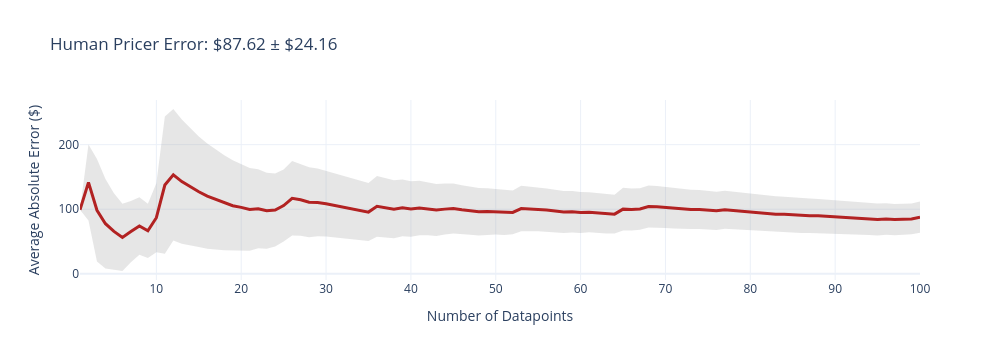
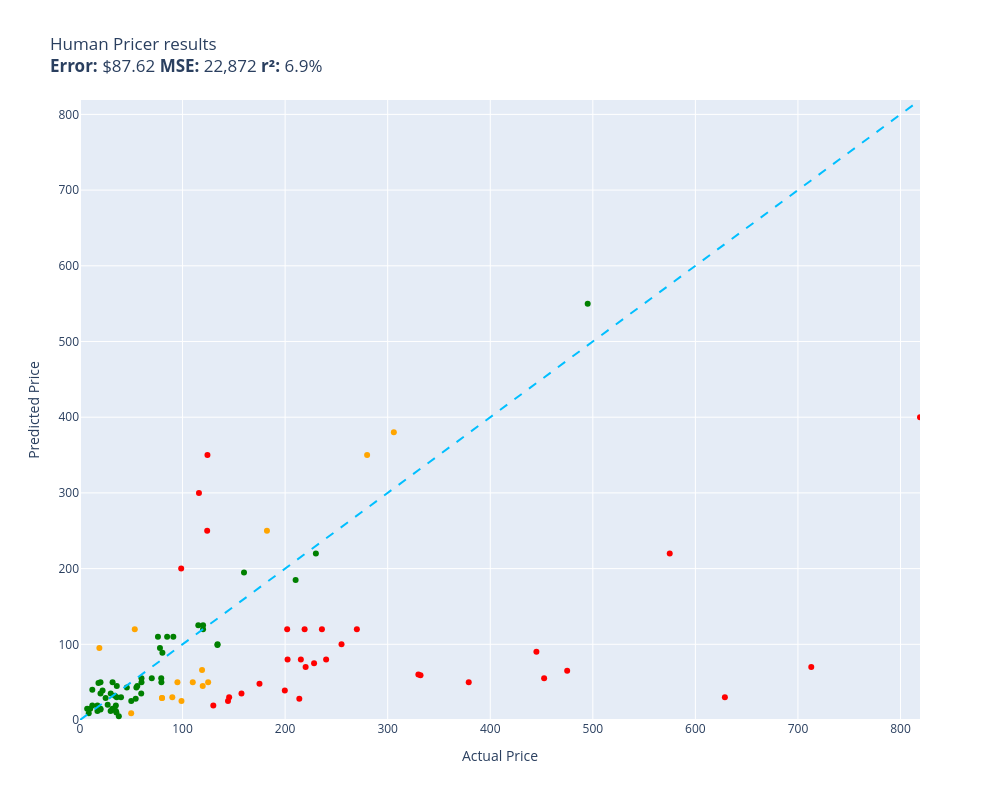

Write notebook code for charts like these, in order.
### Code cell
# 正式評估人類基準線（僅評估前 100 筆，與人工填寫的數量一致）
# evaluate() 會計算 RMSE、MAE 等指標，作為後續模型比較的基準

evaluate(human_pricer, test, size=100)

### Figure 1 — Plotly figure (JSON) as saved in the notebook; plotly's stock layout.template omitted (floating-point values rounded to 4 significant figures; data arrays with more than 128 entries replaced by an {"elided": "..."} marker saying what was removed)
{"data": [{"fill": "toself", "fillcolor": "rgba(128,128,128,0.2)", "hoverinfo": "skip", "line": {"color": "rgba(255,255,255,0)"}, "name": "95% CI", "showlegend": false, "type": "scatter", "x": {"elided": "200 int values"}, "y": {"elided": "200 float values"}}, {"customdata": [[0], [58.91], [79.49], [69.32], [59.26], [52.09], [47.54], [44.59], [42.04], [53.5], [106.3], [101.9], [96.19], [90.69], [85.78], [81.45], [77.33], [73.65], [70.29], [66.97], [64.08], [61.21], [58.88], [56.48], [55.85], [57.87], [55.9], [54.42], [52.55], [50.94], [49.54], [48.37], [47.07], [45.99], [44.94], [47.02], [45.94], [44.97], [44.02], [43.05], [42.1], [41.16], [40.36], [39.52], [38.7], [38.08], [37.37], [36.74], [35.99], [35.28], [34.69], [34.03], [35.33], [34.68], [34.07], [33.54], [33.1], [32.66], [32.12], [31.66], [31.15], [30.74], [30.34], [29.89], [33.1], [32.62], [32.18], [32.53], [32.07], [31.67], [31.32], [31.0], [30.58], [30.18], [29.81], [29.51], [29.31], [29.03], [28.75], [28.48], [28.22], [27.96], [27.7], [27.37], [27.12], [26.87], [26.56], [26.26], [26.03], [25.81], [25.57], [25.31], [25.1], [24.87], [24.67], [24.45], [24.26], [24.02], [23.82], [24.16]], "hovertemplate": "n=%{x}<br>Avg Error=$%{y:,.2f}<br>±95% CI=$%{customdata[0]:,.2f}<extra></extra>", "line": {"color": "firebrick", "width": 3}, "mode": "lines", "name": "Cumulative Avg Error", "type": "scatter", "x": [1, 2, 3, 4, 5, 6, 7, 8, 9, 10, 11, 12, 13, 14, 15, 16, 17, 18, 19, 20, 21, 22, 23, 24, 25, 26, 27, 28, 29, 30, 31, 32, 33, 34, 35, 36, 37, 38, 39, 40, 41, 42, 43, 44, 45, 46, 47, 48, 49, 50, 51, 52, 53, 54, 55, 56, 57, 58, 59, 60, 61, 62, 63, 64, 65, 66, 67, 68, 69, 70, 71, 72, 73, 74, 75, 76, 77, 78, 79, 80, 81, 82, 83, 84, 85, 86, 87, 88, 89, 90, 91, 92, 93, 94, 95, 96, 97, 98, 99, 100], "y": [99, 141.5, 98.32, 77.48, 65.56, 56.3, 65.3, 74.05, 66.46, 86.8, 137.4, 153.3, 142.7, 134.4, 127.0, 120.2, 114.9, 109.9, 105.4, 102.8, 99.58, 100.8, 97.49, 98.71, 105.7, 116.9, 114.6, 110.7, 110.4, 108.4, 105.9, 102.7, 100.7, 97.99, 95.47, 104.5, 102.3, 99.89, 102.1, 100.4, 101.8, 100.6, 98.82, 100.1, 101.2, 99.09, 97.64, 95.99, 96.39, 96.1, 94.71, 95.03, 101.0, 100.5, 99.87, 98.69, 97.1, 95.6, 96.05, 94.92, 95.26, 94.0, 92.81, 92.3, 100.1, 99.48, 100.4, 104.1, 103.7, 102.7, 101.5, 100.1, 99.7, 99.38, 98.6, 97.43, 99.09, 97.89, 96.71, 95.55, 94.37, 93.3, 92.24, 92.02, 91.02, 90.08, 89.82, 89.64, 88.69, 87.74, 86.96, 86.5, 85.63, 84.88, 84.0, 84.72, 83.86, 84.26, 84.92, 87.62]}], "layout": {"height": 360, "showlegend": false, "title": {"text": "Human Pricer Error: $87.62 ± $24.16"}, "width": 1000, "xaxis": {"title": {"text": "Number of Datapoints"}}, "yaxis": {"title": {"text": "Average Absolute Error ($)"}}}}

### Figure 2 — Plotly figure (JSON) as saved in the notebook; plotly's stock layout.template omitted (floating-point values rounded to 4 significant figures)
{"data": [{"customdata": [["Old Blood Noise Excess V2 Distortion Cho...\nGuess=$120.00 Actual=$219.00"], ["telpo Headlight Assembly Fit For 15 Camr...\nGuess=$300.00 Actual=$115.99"], ["SuppliesOutlet Compatible Toner Cartridg...\nGuess=$25.00 Actual=$144.29"], ["ACDelco GM Original Equipment FW339 Fron...\nGuess=$80.00 Actual=$215.33"], ["Pump Head TBVECHI 175PSI 4KW 5.5HP 21CFM...\nGuess=$60.00 Actual=$329.90"], ["Bam France 2002XL Contoured Hightech Bla...\nGuess=$70.00 Actual=$713.00"], ["Metabo HPT 36V MultiVolt™ Cordless Rotar...\nGuess=$50.00 Actual=$379.00"], ["CORSAIR Dominator Platinum RGB 32GB (2x1...\nGuess=$250.00 Actual=$124.00"], ["SKB iSeries 3i-13096-6KP Case for BlackM...\nGuess=$48.00 Actual=$174.99"], ["Bam Trekking 3027SB Single Black Clarine...\nGuess=$59.00 Actual=$332.00"], ["DEWALT 20V MAX* XR Impact Driver with Bl...\nGuess=$55.00 Actual=$452.53"], ["Aolemi Oil Rubbed Bronze Single Function...\nGuess=$200.00 Actual=$98.65"], ["Canon EOS Rebel T7 Digital SLR Camera wi...\nGuess=$400.00 Actual=$819.00"], ["Travelpro Platinum Elite Slim Business L...\nGuess=$28.00 Actual=$213.83"], ["JRready ST6313 DT Deutsch Connector Kit,...\nGuess=$39.00 Actual=$199.68"], ["Tidal Front + Rear Fender Flares 4PC Poc...\nGuess=$100.00 Actual=$254.99"], ["Dakota Alert MURS Alert Probe Sensor - M...\nGuess=$70.00 Actual=$219.99"], ["Wenger City Upgrade Laptop Backpack with...\nGuess=$30.00 Actual=$145.42"], ["AUTOFREE LED Tail Lights Assembly Compat...\nGuess=$120.00 Actual=$201.99"], ["3D Tree Hole Branches 075 Stair Risers D...\nGuess=$19.00 Actual=$129.99"], ["KOHLER 18865-CP Filtered Water Faucet, P...\nGuess=$65.00 Actual=$475.00"], ["Evan-Fischer Front Bumper Cover Compatib...\nGuess=$80.00 Actual=$202.38"], ["Sumerain S1339CM Double Handle Widesprea...\nGuess=$120.00 Actual=$235.86"], ["Poison Spyder 10-08-020 Rocker Knocker\nGuess=$30.00 Actual=$628.76"], ["VLAND LED Smoked Taillights Compatible F...\nGuess=$80.00 Actual=$239.99"], ["Lighted Triangle Mirror Cabinet Bathroom...\nGuess=$90.00 Actual=$445.00"], ["Dell Optiplex 390 Desktop Computer i3 3....\nGuess=$350.00 Actual=$124.27"], ["Pioneer 2AM401-BN Two Handle Kitchen Fau...\nGuess=$75.00 Actual=$228.22"], ["Grey Pneumatic 1311SD Impact Socket Set\nGuess=$35.00 Actual=$157.43"], ["Aeromotive 13304 Regulator, X1 Adjustabl...\nGuess=$120.00 Actual=$269.95"], ["Walker Exhaust Ultra EPA 16478 Direct Fi...\nGuess=$220.00 Actual=$574.99"]], "hovertemplate": "%{customdata[0]}<extra></extra>", "legendgroup": "red", "marker": {"color": "red", "size": 6, "symbol": "circle"}, "mode": "markers", "name": "red", "orientation": "v", "showlegend": true, "type": "scatter", "x": [219.0, 116.0, 144.3, 215.3, 329.9, 713.0, 379.0, 124.0, 175.0, 332.0, 452.5, 98.65, 819.0, 213.8, 199.7, 255.0, 220.0, 145.4, 202.0, 130.0, 475.0, 202.4, 235.9, 628.8, 240.0, 445.0, 124.3, 228.2, 157.4, 269.9, 575.0], "xaxis": "x", "y": [120.0, 300.0, 25.0, 80.0, 60.0, 70.0, 50.0, 250.0, 48.0, 59.0, 55.0, 200.0, 400.0, 28.0, 39.0, 100.0, 70.0, 30.0, 120.0, 19.0, 65.0, 80.0, 120.0, 30.0, 80.0, 90.0, 350.0, 75.0, 35.0, 120.0, 220.0], "yaxis": "y"}, {"customdata": [["NewPower99 Battery Kit for Samsung Galax...\nGuess=$43.00 Actual=$54.95"], ["EXMAX NG-10X Fresnel Lens Focusing Adapt...\nGuess=$55.00 Actual=$69.98"], ["Stand for Raven Pro Document Scanner - P...\nGuess=$12.00 Actual=$29.85"], ["RBC12-UPC Replacement Battery Cartridge ...\nGuess=$220.00 Actual=$229.99"], ["8544771 Dryer Heating Element, 279816 Th...\nGuess=$30.00 Actual=$35.74"], ["46mm Digital Pro High-Resolution Close-U...\nGuess=$35.00 Actual=$19.99"], ["Innovative Percussion CB-6 Chamois Bass ...\nGuess=$28.00 Actual=$54.32"], ["Panasonic KX-TG6511B DECT 6.0 PLUS Expan...\nGuess=$55.00 Actual=$79.20"], ["LOVE MEI Galaxy S10 Lite Case, Military ...\nGuess=$15.00 Actual=$32.98"], ["GJY Portable TV,10.6 inch Mini TV for AT...\nGuess=$50.00 Actual=$79.36"], ["LD Products Compatible Toner Cartridge R...\nGuess=$25.00 Actual=$49.98"], ["APS iBoard 6-inch Aluminum (Black Powder...\nGuess=$185.00 Actual=$210.23"], ["Intermatic PX300 12V 300W Transformer wi...\nGuess=$99.00 Actual=$134.00"], ["HK SYSTEMS 13\" Heavy Duty Black \"Push\" O...\nGuess=$110.00 Actual=$84.95"], ["Mini PC, Kinupute Desktop Computer E3-12...\nGuess=$550.00 Actual=$495.00"], ["June Garden 12\" Sweet Dolly Charlotte - ...\nGuess=$14.00 Actual=$19.99"], ["10GBase-LR SFP+ Transceiver, Handar 10GB...\nGuess=$50.00 Actual=$19.99"], ["Deco Mount Pro Tripod Microphone Stand w...\nGuess=$55.00 Actual=$59.95"], ["GanFindX Portable Car Hand Controls for ...\nGuess=$195.00 Actual=$159.90"], ["KOMPUTERBAY 4GB 2X 2GB DDR2 1066MHz PC2-...\nGuess=$89.00 Actual=$80.34"], ["Scranton & Co 3 Drawer Mobile File Cabin...\nGuess=$125.00 Actual=$115.35"], ["Evergreen HSHB2005 Cylinder Head Gasket ...\nGuess=$35.00 Actual=$59.69"], ["Task T24287 Roman Ogee Router Bit with 1...\nGuess=$45.00 Actual=$55.88"], ["Southwire 120V/15A Right Angle User Atta...\nGuess=$5.00 Actual=$37.87"], ["Mylites+ Standard Comic Book Mylar Sleev...\nGuess=$12.00 Actual=$34.99"], ["DALDED LED Light Kit for Lego Sonic Gree...\nGuess=$29.00 Actual=$24.99"], ["152MM Hole Saws M42 Bi-Metal High Speed ...\nGuess=$49.00 Actual=$17.99"], ["Baseball Backpacks Large 18 Inch Bookbag...\nGuess=$50.00 Actual=$31.77"], ["Adams Check Payment and Deposit Register...\nGuess=$10.00 Actual=$35.49"], ["Diversitech WG840585 Motor, (Ddb) 1/3Hp,...\nGuess=$100.00 Actual=$134.12"], ["Retevis RT68 Soft Earhook Walkie Talkie ...\nGuess=$15.00 Actual=$6.99"], ["MC: Pindicator (Dual Intensity Amber)\nGuess=$30.00 Actual=$40.00"], ["Laisomeke Waterproof Junction Box, Unive...\nGuess=$40.00 Actual=$11.99"], ["Webcem Solar Shed Light Outdoor Indoor, ...\nGuess=$95.00 Actual=$77.96"], ["Festool 492370 Platin 2 S1000 Grit 6-Inc...\nGuess=$110.00 Actual=$91.00"], ["BESTILL Wall Mounted Shower Faucet Set, ...\nGuess=$110.00 Actual=$76.00"], ["Tablet PC Cover Compatible with Lenovo T...\nGuess=$15.00 Actual=$31.61"], ["Miyaya@ Funny Animal Masks Collection fo...\nGuess=$19.00 Actual=$16.99"], ["Beck/Arnley 0421945 Air Filter\nGuess=$45.00 Actual=$35.87"], ["IQShield Screen Protector Compatible wit...\nGuess=$15.00 Actual=$9.95"], ["Liberty Imports 12 Pack: US Military Toy...\nGuess=$12.00 Actual=$16.98"], ["Neporal Full Spectrum Light Bulb, 6000K ...\nGuess=$15.00 Actual=$18.59"], ["Pidoko Kids Train Table, Grey with 90 Pc...\nGuess=$120.00 Actual=$119.97"], ["Satco S9596, 4 Count (Pack of 1), 4.18\nGuess=$19.00 Actual=$12.00"], ["Ceramic Talavera Mexican Tile 4x4\", 9 Pi...\nGuess=$35.00 Actual=$29.95"], ["Intrepid International Dressage Letters-...\nGuess=$20.00 Actual=$26.99"], ["LEGO Marvel Avengers War Machine Buster ...\nGuess=$50.00 Actual=$59.95"], ["EMART Photography C Stand with Boom Arm,...\nGuess=$125.00 Actual=$119.99"], ["KOHLER K-1185540-CP Assembly-Slider\nGuess=$43.00 Actual=$45.67"], ["KUNN Small Electrician Tool Pouch Utilit...\nGuess=$39.00 Actual=$21.99"], ["iPhone 12/12 Pro Nicaragua Guardabarranc...\nGuess=$15.00 Actual=$19.97"], ["Replacement Remote Control for PANASONIC...\nGuess=$19.00 Actual=$34.95"], ["KS K-STORM Replacement Silicone Mushroom...\nGuess=$9.00 Actual=$8.50"], ["LSSAGOON Backpack for Women Teen Kids Gi...\nGuess=$32.00 Actual=$33.99"]], "hovertemplate": "%{customdata[0]}<extra></extra>", "legendgroup": "green", "marker": {"color": "green", "size": 6, "symbol": "circle"}, "mode": "markers", "name": "green", "orientation": "v", "showlegend": true, "type": "scatter", "x": [54.95, 69.98, 29.85, 230.0, 35.74, 19.99, 54.32, 79.2, 32.98, 79.36, 49.98, 210.2, 134.0, 84.95, 495.0, 19.99, 19.99, 59.95, 159.9, 80.34, 115.3, 59.69, 55.88, 37.87, 34.99, 24.99, 17.99, 31.77, 35.49, 134.1, 6.99, 40.0, 11.99, 77.96, 91.0, 76.0, 31.61, 16.99, 35.87, 9.95, 16.98, 18.59, 120.0, 12.0, 29.95, 26.99, 59.95, 120.0, 45.67, 21.99, 19.97, 34.95, 8.5, 33.99], "xaxis": "x", "y": [43.0, 55.0, 12.0, 220.0, 30.0, 35.0, 28.0, 55.0, 15.0, 50.0, 25.0, 185.0, 99.0, 110.0, 550.0, 14.0, 50.0, 55.0, 195.0, 89.0, 125.0, 35.0, 45.0, 5.0, 12.0, 29.0, 49.0, 50.0, 10.0, 100.0, 15.0, 30.0, 40.0, 95.0, 110.0, 110.0, 15.0, 19.0, 45.0, 15.0, 12.0, 15.0, 120.0, 19.0, 35.0, 20.0, 50.0, 125.0, 43.0, 39.0, 15.0, 19.0, 9.0, 32.0], "yaxis": "y"}, {"customdata": [["PEMP E65 E66 CDC Simulate Optical Fiber ...\nGuess=$66.00 Actual=$119.00"], ["Clementoni 39132.5 Jigsaw Puzzle 1,000 P...\nGuess=$29.00 Actual=$79.95"], ["15\" Locking Shower Head Extension Arm in...\nGuess=$29.00 Actual=$79.95"], ["Fjallraven, Kanken Laptop 15\" Backpack f...\nGuess=$45.00 Actual=$119.65"], ["Projector, CRAZVIEW Projector with WiFi ...\nGuess=$120.00 Actual=$53.40"], ["Western Digital Enterprise RE4-GP 2TB SA...\nGuess=$50.00 Actual=$109.95"], ["DIMARZIO 204284 DP 163FBK Blues Bucker G...\nGuess=$30.00 Actual=$89.99"], ["PM Auto Front Right Quick Complete Strut...\nGuess=$50.00 Actual=$124.94"], ["Trail Gear Twin Stick Kit for Top Shift ...\nGuess=$350.00 Actual=$279.92"], ["Engine Thermostat, Replace 19301-PAA-306...\nGuess=$95.00 Actual=$18.89"], ["Ultra Duster Canned Air Net 10 Oz 6-Pack\nGuess=$9.00 Actual=$49.90"], ["Marvel Legends Series X-Men 6-Inch Archa...\nGuess=$25.00 Actual=$98.95"], ["ANZO USA 111207 GMC SIERRA 99-06 / YUKON...\nGuess=$250.00 Actual=$182.28"], ["Kingston Brass KS269SN Kingston Clawfoot...\nGuess=$380.00 Actual=$305.99"], ["Trim Kit for 2-handle Shower & Tub Valve...\nGuess=$50.00 Actual=$94.99"]], "hovertemplate": "%{customdata[0]}<extra></extra>", "legendgroup": "orange", "marker": {"color": "orange", "size": 6, "symbol": "circle"}, "mode": "markers", "name": "orange", "orientation": "v", "showlegend": true, "type": "scatter", "x": [119.0, 79.95, 79.95, 119.7, 53.4, 110.0, 89.99, 124.9, 279.9, 18.89, 49.9, 98.95, 182.3, 306.0, 94.99], "xaxis": "x", "y": [66.0, 29.0, 29.0, 45.0, 120.0, 50.0, 30.0, 50.0, 350.0, 95.0, 9.0, 25.0, 250.0, 380.0, 50.0], "yaxis": "y"}, {"hoverinfo": "skip", "line": {"color": "deepskyblue", "dash": "dash", "width": 2}, "mode": "lines", "name": "y = x", "showlegend": false, "type": "scatter", "x": [0, 819], "y": [0, 819]}], "layout": {"height": 800, "legend": {"title": {"text": "color"}, "tracegroupgap": 0}, "showlegend": false, "title": {"text": "Human Pricer results<br><b>Error:</b> $87.62 <b>MSE:</b> 22,872 <b>r²:</b> 6.9%"}, "width": 1000, "xaxis": {"anchor": "y", "domain": [0, 1], "range": [0, 819], "title": {"text": "Actual Price"}}, "yaxis": {"anchor": "x", "domain": [0, 1], "range": [0, 819], "title": {"text": "Predicted Price"}}}}
